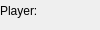
          <widget class="QWidget" name="page">
           <property name="geometry">
            <rect>
             <x>0</x>
             <y>0</y>
             <width>100</width>
             <height>30</height>
            </rect>
           </property>
           <attribute name="label">
            <string>Properties</string>
           </attribute>
           <widget class="QWidget" name="layoutWidget">
            <property name="geometry">
             <rect>
              <x>0</x>
              <y>0</y>
              <width>489</width>
              <height>468</height>
             </rect>
            </property>
            <layout class="QGridLayout" name="gridLayout_3">
             <item row="0" column="0">
              <widget class="QLabel" name="label_14">
               <property name="text">
                <string>Player:</string>
               </property>
              </widget>
             </item>
             <item row="9" column="0">
              <spacer name="verticalSpacer_3">
               <property name="orientation">
                <enum>Qt::Vertical</enum>
               </property>
               <property name="sizeHint" stdset="0">
                <size>
                 <width>20</width>
                 <height>40</height>
                </size>
               </property>
              </spacer>
             </item>
             <item row="0" column="2">
              <widget class="QComboBox" name="players_tab_list_combo">
               <item>
                <property name="text">
                 <string>1</string>
                </property>
               </item>
               <item>
                <property name="text">
                 <string>2</string>
                </property>
               </item>
               <item>
                <property name="text">
                 <string>3</string>
                </property>
               </item>
               <item>
                <property name="text">
                 <string>4</string>
                </property>
               </item>
               <item>
                <property name="text">
                 <string>5</string>
                </property>
               </item>
              </widget>
             </item>
             <item row="1" column="0">
              <widget class="QLabel" name="label_15">
               <property name="text">
                <string>Name:</string>
               </property>
              </widget>
             </item>
             <item row="2" column="0">
              <widget class="QLabel" name="label_16">
               <property name="text">
                <string>Hit Points:</string>
               </property>
              </widget>
             </item>
             <item row="2" column="2">
              <widget class="QSpinBox" name="players_tab_hp">
               <property name="minimum">
                <number>1</number>
               </property>
               <property name="value">
                <number>32</number>
               </property>
              </widget>
             </item>
             <item row="1" column="2">
              <widget class="QLineEdit" name="players_tab_name"/>
             </item>
             <item row="1" column="1">
              <spacer name="horizontalSpacer">
               <property name="orientation">
                <enum>Qt::Horizontal</enum>
               </property>
               <property name="sizeHint" stdset="0">
                <size>
                 <width>40</width>
                 <height>20</height>
                </size>
               </property>
              </spacer>
             </item>
             <item row="3" column="0">
              <widget class="QLabel" name="label_17">
               <property name="text">
                <string>Has Shield:</string>
               </property>
              </widget>
             </item>
             <item row="4" column="0">
              <widget class="QLabel" name="label_18">
               <property name="text">
                <string>Max Shots:</string>
               </property>
              </widget>
             </item>
             <item row="4" column="2">
              <widget class="QSpinBox" name="players_tab_maxshots">
               <property name="minimum">
                <number>1</number>
               </property>
               <property name="value">
                <number>3</number>
               </property>
              </widget>
             </item>
             <item row="3" column="2">
              <widget class="QCheckBox" name="players_tab_hasshield">
               <property name="text">
                <string/>
               </property>
              </widget>
             </item>
             <item row="5" column="0">
              <widget class="QLabel" name="label_34">
               <property name="text">
                <string>Fall Gravity:</string>
               </property>
              </widget>
             </item>
             <item row="6" column="0">
              <widget class="QLabel" name="label_35">
               <property name="text">
                <string>Jump Gravity:</string>
               </property>
              </widget>
             </item>
             <item row="7" column="0">
              <widget class="QLabel" name="label_36">
               <property name="text">
                <string>Jump Speed:</string>
               </property>
              </widget>
             </item>
             <item row="5" column="2">
              <widget class="QDoubleSpinBox" name="players_tab_fallgravity">
               <property name="value">
                <double>0.250000000000000</double>
               </property>
              </widget>
             </item>
             <item row="6" column="2">
              <widget class="QDoubleSpinBox" name="players_tab_jumpgravity">
               <property name="value">
                <double>0.120000000000000</double>
               </property>
              </widget>
             </item>
             <item row="7" column="2">
              <widget class="QDoubleSpinBox" name="players_tab_jumpspeed">
               <property name="value">
                <double>9.000000000000000</double>
               </property>
              </widget>
             </item>
             <item row="8" column="0">
              <widget class="QLabel" name="label_37">
               <property name="text">
                <string>Move Speed:</string>
               </property>
              </widget>
             </item>
             <item row="8" column="2">
              <widget class="QSpinBox" name="players_tab_movespeed">
               <property name="value">
                <number>3</number>
               </property>
              </widget>
             </item>
            </layout>
           </widget>
          </widget>
